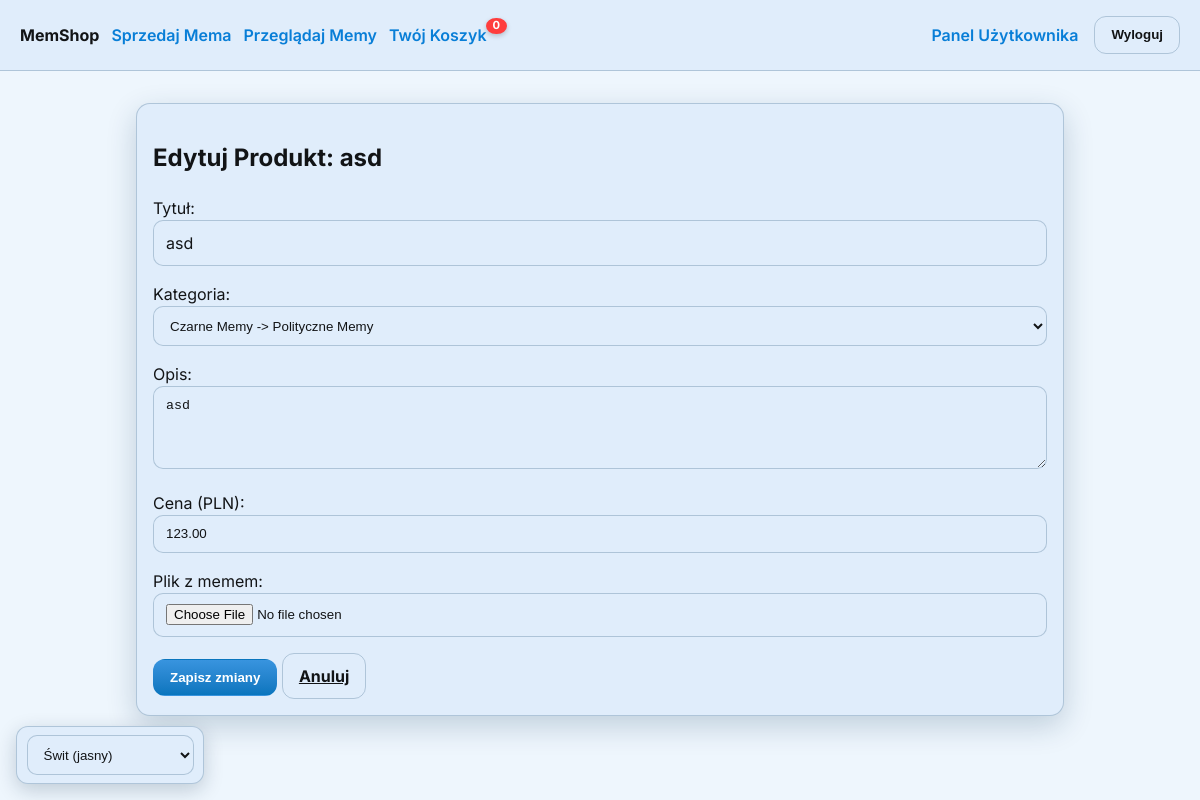
Page /product/30/edit/ (signed in) on the committed database.
### shop/models.py (models this page shows, shortened)
class Product(models.Model):
    image = models.ImageField(upload_to='products/', verbose_name='Obraz', null=True, blank=True)
    TARGET_WIDTH = 600
    TARGET_HEIGHT = 600
    category = models.ForeignKey(Category, on_delete=models.PROTECT, related_name='products', verbose_name='Kategoria')
    author = models.ForeignKey(User, on_delete=models.CASCADE, verbose_name='Autor')
    name = models.CharField(max_length=200, verbose_name='Nazwa')
    description = models.TextField(verbose_name='Opis (obsługuje HTML)', blank=True)
    price = models.DecimalField(max_digits=10, decimal_places=2, verbose_name='Cena')
    image = models.ImageField(upload_to='products/', verbose_name='Obraz', null=True, blank=True)
    stock = models.PositiveIntegerField(default=1, verbose_name='Stan magazynowy')
    is_approved = models.BooleanField(default=False, verbose_name='Zatwierdzony')
    is_hidden = models.BooleanField(default=False, verbose_name="Ukryty")
    created_at = models.DateTimeField(auto_now_add=True)
    hidden_by_admin = models.BooleanField(default=False, verbose_name="Ukryty przez administratora")
    updated_at = models.DateTimeField(auto_now=True)

class Category(models.Model):
    name = models.CharField(max_length=100)
    description = models.TextField(blank=True)
    parent = models.ForeignKey('self', on_delete=models.CASCADE, null=True, blank=True, related_name='subcategories')
    class Meta:
        verbose_name_plural = "Categories"
        ordering = ('name',)
    def __str__(self):
        full_path = [self.name]
        k = self.parent
        while k is not None:
            full_path.append(k.name)
            k = k.parent
        return ' -> '.join(full_path[::-1])

### shop/views.py (the view)
# urls.py: path('product/<int:product_id>/edit/', views.edit_product, name='edit_product'),
@login_required
def edit_product(request, product_id):
    product = get_object_or_404(Product, id=product_id, author=request.user)
    if request.method == 'POST':
        form = ProductForm(request.POST, request.FILES, instance=product)
        if form.is_valid():
            form.save()
            messages.success(request, 'Ogłoszenie zostało zaktualizowane.')
            return redirect('user_panel')
    else:
        form = ProductForm(instance=product)
    return render(request, 'edit_product.html', {'form': form, 'product': product})

### shop/forms.py
class ProductForm(forms.ModelForm):
    class Meta:
        model = Product
        fields = ['name', 'category', 'description', 'price', 'image']
        labels = {
            'name': 'Tytuł',
            'category': 'Kategoria',
            'description': 'Opis',
            'price': 'Cena (PLN)',
            'image': 'Plik z memem',
        }
        widgets = {
            'name': forms.TextInput(attrs={'class': 'input'}),
            'category': forms.Select(attrs={'class': 'input'}),
            'description': forms.Textarea(attrs={'class': 'input', 'rows': 4}),
            'price': forms.NumberInput(attrs={'class': 'input', 'step': '0.01'}),
            'image': forms.FileInput(attrs={'class': 'input', 'accept': 'image/*'}),
        }

### shop/context_processors.py (called while the page is built)
def cart_item_count(request):
    if request.user.is_authenticated:
        try:
            cart = request.user.cart
            count = sum(item.quantity for item in cart.items.all())
            return {'cart_item_count': count if count <= 9 else '9+'}
        except Cart.DoesNotExist:
            return {'cart_item_count': 0}
    return {'cart_item_count': 0}

### shop/templates/edit_product.html (shortened to what this page needs)
{% extends "base.html" %}
{% block content %}
<div class="container">
    <div class="card" style="padding:1rem;">
        <h2>Edytuj Produkt: {{ product.name }}</h2>
        <form method="post" enctype="multipart/form-data">
            {{ form.as_p }}
            <button type="submit" class="btn btn-primary">Zapisz zmiany</button>
            <a href="{% url 'user_panel' %}" class="btn btn-ghost">Anuluj</a>
        </form>
    </div>
</div>
{% endblock %}

### shop/static/css/theme.css (style rules this page uses)
:root { --font-family: system-ui, -apple-system, "Segoe UI", Roboto, Arial, sans-serif; --radius: 0.5rem; }
[data-theme="swit"] { --tone1: hsl(18 90% 58%); --tone2: hsl(204 90% 45%); --tone3: hsl(145 55% 42%); --primary: var(--tone2); --accent: var(--tone1); --success: var(--tone3); --bg: color-mix(in oklab, #ffffff 92%, var(--tone2)); --card-bg: color-mix(in oklab, #ffffff 85%, var(--tone2)); --elev-1: color-mix(in oklab, var(--card-bg) 85%, #000 0%); --border: color-mix(in oklab, var(--primary) 12%, #000 10%); --muted: color-mix(in oklab, var(--primary) 14%, #111 86%); --text: #121416; --text-inv: #ffffff; --link: color-mix(in oklab, var(--primary) 80%, #0a58ca); }
* { box-sizing: border-box; }
html, body { height: 100%; }
body { margin: 0; background: var(--bg); color: var(--text); font-family: var(--font-family, system-ui, -apple-system, "Segoe UI", Roboto, Arial, sans-serif); line-height: 1.5; }
.container { max-width: 960px; margin: 2rem auto; padding: 0 1rem; }
.card { background: var(--card-bg); border: 1px solid var(--border); border-radius: 14px; box-shadow: 0 10px 30px color-mix(in oklab, #000 10%, var(--primary) 10%); }
.input, input, select, textarea { width: 100%; padding: .65rem .75rem; border: 1px solid var(--border); border-radius: 10px; background: var(--elev-1); color: var(--text); outline: none; transition: border-color .2s, box-shadow .2s, background .2s; }
.btn { display: inline-flex; align-items: center; justify-content: center; border: 1px solid transparent; cursor: pointer; border-radius: 12px; padding: .65rem 1rem; font-weight: 700; transition: filter .15s, transform .05s, background .2s, color .2s; }
.btn-primary { background: linear-gradient(180deg, color-mix(in oklab, var(--primary) 90%, #fff 10%), color-mix(in oklab, var(--primary) 90%, #000 10%) ); color: var(--text-inv); }
.btn-ghost { background: transparent; border-color: var(--border); color: var(--text); }
input[type="text"], input[type="email"], input[type="password"] { font: inherit; }

### rows in the picture
Product: name "asd", category "Czarne Memy -> Polityczne Memy", description "asd", price "123.00"

### other values in the picture
{{ cart_item_count }} "0"
